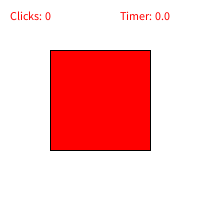
Frame 1 (no input)
Frame 2 (the mouse pressed at the canvas centre, redrawn once): identical to frame 1, image omitted

The Processing sketch that drew this single still picture (run headless with seeded random() and noise(); the mouse was pressed at the canvas centre and the sketch redrawn once):

// Processing sketch: processing_50752
// ── processing_50752.pde

/* Justin Wagner
2.1.2012
First Game

Click the Button as many times in 10 seconds as you can! */

boolean button = false;
int score = 0;
float timer = 0;
int r = 255;
float timerstop = 10.0;

void setup(){
  frameRate(30);
  size(200,200);
  smooth();
  noLoop();
}
void draw(){
  background(255);
  fill(r,0,0);
  rectMode(CORNERS);
  rect(width/4,height/4,width/4+width/2,height/4+height/2);
  if (mousePressed && mousePressed == true){
    r = 150;
  }
  text ("Timer: " + timer, 120, 20);
  timer = frameCount/30;
  text ("Clicks: " + score, 10, 20);
  if (timer > timerstop){
    gameEnder();  
  }
}
void mouseClicked(){
  if (mouseX>=width/4 && mouseX<=width/4+width/2 && mouseY>=height/4 && mouseX<=height/4+height/2){
   button = true;
   score++;
  }
}
void mouseReleased(){
  r = 255;
}
void mousePressed(){
  if (mouseX>=width/4 && mouseX<=width/4+width/2 && mouseY>=height/4 && mouseX<=height/4+height/2 && timer == 0){
    loop();
  }
}
void gameEnder(){
  noLoop();
  fill(0);
  text("You averaged " + (score/timerstop), width/4, 172);
  text("clicks per second!", width/4, 188); 
}
